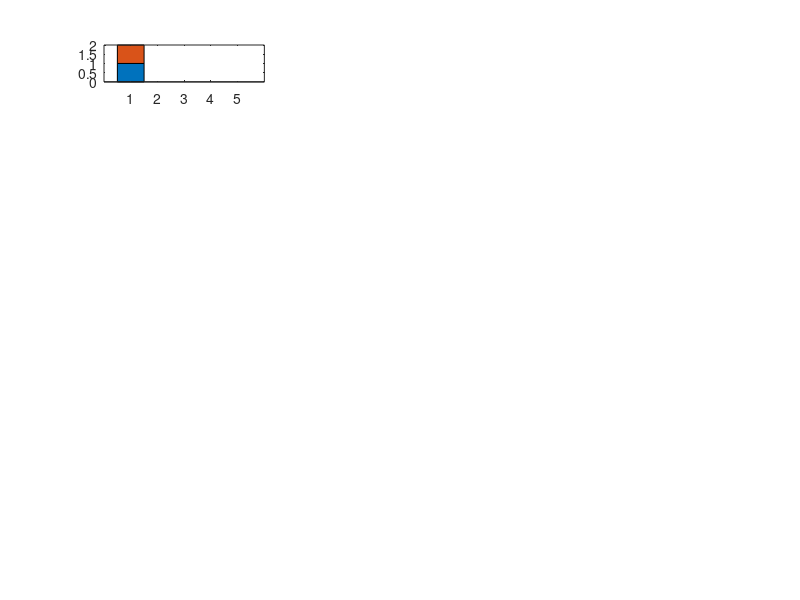
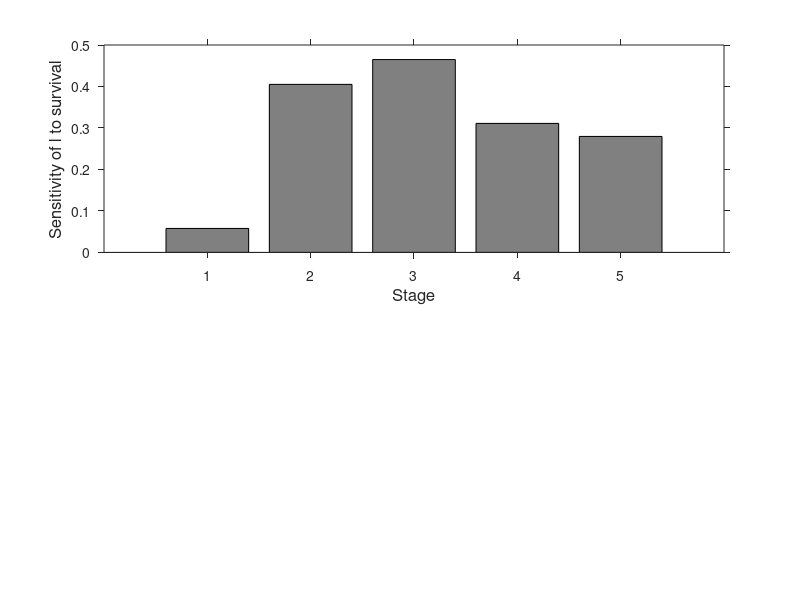

Reproduce these figures in MATLAB, in order. (Note: this script raises an error after producing the figures.)
function stage_projection

% Project a size-structured model and plot in terms of size. Designed to
% illustrate silliness of stage-structured models.

% Assemble the matrix (for loggerhead turtles, from Crowder et al. 1994):
F = [0 0 0 4.665 61.896]; % fecundity
D = [0 0.703 0.657 0.682 0.8091]; % diagonal (stage retention)
S = [0.675 0.047 0.019 0.061]; % survival
Smat = [diag(S), zeros(length(S),1)]; % lower half of matrix
L = [F;Smat]+diag(D);  % the full matrix

% Size-age relationship (from Crouse, citing Frazer):
Len = [5 mean([10.1 58]), mean([58.1 80]), mean([80.1 87]), 88];

% SAD:
N0 = zeros(size(L,1),1);
N0(1) = 1000;

% zero out reproduction:
Lmaster = L;
L(1,:) = 0;

% Project:
T = 54; % max age of the turtles
N = nan(length(N0),T);
N(:,1) = N0;
for t = 2:T
    N(:,t) = L*N(:,t-1);
end

SD = N;
% scale to create size distribution:
SD = SD./repmat(sum(SD),[size(L,1),1]);




%--------------------
% Elasticities:
% first get the dominant eigenvectors:
[W,Ls,V]=eig(Lmaster);
Ls = diag(Ls);
maxL = Ls==max(Ls);
W = W(:,maxL);
V = V(:,maxL);
l = max(Ls);

% Stage durations:
Ts = [1 7 8 6 32];
% Survival
sig = [0.6747, 0.75, 0.6758, 0.7425, 0.8091];

% fecundity elasticities:
eF = V(1).*W'.*L(1,:)./l./dot(V,W);


% fecundity sensitivity:
sF = V(1).*W'./dot(V,W);

% growth elasticities:
eS = V(2:end).*W(1:end-1).*S(:)./l./dot(V,W);

% survival-within-stage sensitivity
sP = V(:).*W(:)./dot(V,W);

% growth senstivity
sG = V(2:end).*W(1:end-1)./dot(V,W);
sG(5) = 0;

% sensitivity of growth to survival:
sGsig = (sig./l).^(Ts-1)./(( (sig./l).^Ts - 1).^2) .* (Ts.*(1-sig./l) +  (sig./l).^(Ts+1) -(sig./l));
sGsig(5) = 0;
% sensitivity of within-stage-survival to survival
sPsig = 1 - sGsig;

% elasticity to sigma:
E = sig(:)./l.*(sP(:).*sPsig(:) + sG(:).*sGsig(:));


figure(2)
set(gcf,'units','cent','position',[5 5 9 18])
clf
subplot(2,1,1)
bar(E,0.8,'facecolor',[0.5 0.5 0.5])
set(gca,'tickdir','out','ticklength',[0.01 0.01])
set(gca,'ylim',[0 0.5],'ytick',0:0.1:0.5)
set(gca,'fontsize',10)
xlabel('Stage','fontsize',12)
ylabel('Sensitivity of l to survival','fontsize',12)

%------------------------
% Transient model
Fec = [zeros(1,sum(Ts(1:3))), zeros(1,Ts(4))*F(4), ones(1,Ts(5))*76.5];
Surv = [ones(1,Ts(1))*sig(1),...
    ones(1,Ts(2))*sig(2),...
    ones(1,Ts(3))*sig(3),...
    ones(1,Ts(4))*sig(4),...
    ones(1,Ts(5))*sig(5)];
Surv = Surv(1:end-1);
LA = diag(Surv);
LA = [LA, zeros(length(Surv),1)];
LA = [Fec; LA];

% Do cohort advance:
T = 54; % max age of the turtles
N = nan(T,T);
N(:,1) = [1; zeros(T-1,1)] ;
LAt = LA;
LAt(1,:)= 0; % zero out reproduction
for t = 2:T
    N(:,t) = LAt*N(:,t-1);
end

SDa = zeros(5,T);
% translate back to stages:
SDa(1,:) = (N(1,:));
SDa(2,:) = sum(N(2:7,:));
SDa(3,:) = sum(N(8:15,:));
SDa(4,:) = sum(N(16:21,:));
SDa(5,:) = sum(N(22:end,:));

% scale to create size distribution:
SD = SD./repmat(sum(SD),[size(L,1),1]);
SDa = SDa./repmat(sum(SDa),[size(L,1),1]);


figure(1)
clf
set(gcf,'units','cent','position',[10    7.9022    21   20])
hold on
PlotStage = [1:23 52];
SPs = reshape(1:24,[3,8])';
for i = 1:length(PlotStage)
%subplot(length(PlotStage),1,i)
subplot(8,3,SPs(i))
Tmp = [SD(:,PlotStage(i)), SDa(:,PlotStage(i))];
bar(Tmp,1,'stacked')
text((1:5)-0.2,SD(:,PlotStage(i))+0.1,num2str(round(SD(:,PlotStage(i)),3)),'fontsize',8)
text((1:5)+0.2,SDa(:,PlotStage(i))+0.1,num2str(round(SDa(:,PlotStage(i)),3)),'fontsize',8)
set(gca,'tickdir','out','ticklength',[0.01 0.01])
set(gca,'xtick',1:5,'xticklabel',[],'ytick',0:0.25:1,'ylim',[0 1.2])
end
xlabel('Stage','fontsize',14)
ylabel('Proportion of cohort','fontsize',14)


%37% mortality reduction
Surv2 = Surv;
Surv2(9:end) = 1 - (1-Surv(9:end))*(1-0.37);
LA2 = LA;
LA2(2:end,1:end-1) = diag(Surv2);

% Start off at SAD
[Wa,La] = eig(LA);
La = diag(La);
Wa = Wa(:,La==max(La));

N = nan(length(Wa),50);
N(:,1) = Wa./Wa(1).*1e6;

for t = 2:50
    if t < 7
    N(:,t) = LA*N(:,t-1);
    else
    N(:,t) = LA2*N(:,t-1);
    end
end

figure(2)
subplot(2,1,2)
hold on
plot(1:50,sum(N(end-Ts(end):end,:)),'k-')

La = Lmaster;
Survs = [0.6747, 0.75, 0.6758, 0.7425, 0.8091]; % from Table 1 in Crowder
La(3:4,3) = La(3:4,3)./Survs(3).*(1-(1-Survs(3)).*0.37);
La(4:5,4) = La(4:5,4)./Survs(4).*(1-(1-Survs(4)).*0.37);
La(5,5) = La(5,5)./Survs(5).*(1-(1-Survs(5)).*0.37);

Ns = nan(5,50);
Ns(:,1) = W./W(1).*1e6;

for t = 2:50
    if t < 7
    Ns(:,t) = Lmaster*Ns(:,t-1);
    else
    Ns(:,t) = La*Ns(:,t-1);
    end
end

plot(1:50,Ns(5,:),'k--')

ylim([0 1.5e5])

set(gca,'tickdir','out','ticklength',[0.01 0.01])
set(gca,'ylim',[0 1.5e5],'ytick',0:5e4:1.5e5)
set(gca,'fontsize',10)
xlabel('Time (years)','fontsize',12)
ylabel('Number of adult female turtles','fontsize',12)

        
% Also add in actual sizes to size distribution?

% Elasticities of age-model
% first get the dominant eigenvectors:
[W,Ls,V]=eig(LA);
Ls = diag(Ls);
maxL = Ls==max(Ls);
W = W(:,maxL);
V = V(:,maxL);
l = max(Ls);

sig = [Surv 0];
sig = sig(:);
% Stage durations:

Ts = 1;
l = max(Ls);
% sensitivity of growth to survival:
sGsig = (sig./l).^(Ts-1)./(( (sig./l).^Ts - 1).^2) .* (Ts.*(1-sig./l) +  (sig./l).^(Ts+1) -(sig./l));
sGsig(end) = 0;
% sensitivity of within-stage-survival to survival
sPsig = 1 - sGsig;
% survival-within-stage sensitivity
sP = V(:).*W(:)./dot(V,W);
% growth senstivity
sG = V(2:end).*W(1:end-1)./dot(V,W);
sG(end+1) = 0;

% elasticity to sigma:
E = sig(:)./l.*(sP(:).*sPsig(:) + sG(:).*sGsig(:));

% Combine elasticities by stage:
%Ts = [1 7 8 6 32];
Combo_mat = zeros(5,length(sig));
Combo_mat(1,1) = 1;
Combo_mat(2,2:8)= 1;
Combo_mat(3,9:16)=1;
Combo_mat(4,17:(17+6))=1;
Combo_mat(5,24:end) = 1;

EE = Combo_mat*E(:);

figure; 
subplot(2,1,1)
bar(E)
subplot(2,1,2)
bar(EE)
